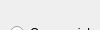
          <widget class="QWidget" name="page_1">
           <property name="geometry">
            <rect>
             <x>0</x>
             <y>0</y>
             <width>100</width>
             <height>30</height>
            </rect>
           </property>
           <attribute name="label">
            <string>单表替代</string>
           </attribute>
           <widget class="QWidget" name="layoutWidget">
            <property name="geometry">
             <rect>
              <x>10</x>
              <y>0</y>
              <width>174</width>
              <height>221</height>
             </rect>
            </property>
            <layout class="QVBoxLayout" name="verticalLayout_3">
             <item>
              <widget class="QRadioButton" name="radioButton_1">
               <property name="text">
                <string>Caesar cipher</string>
               </property>
               <property name="checked">
                <bool>true</bool>
               </property>
              </widget>
             </item>
             <item>
              <widget class="QRadioButton" name="radioButton_2">
               <property name="text">
                <string>Keyword cipher</string>
               </property>
              </widget>
             </item>
             <item>
              <widget class="QRadioButton" name="radioButton_3">
               <property name="text">
                <string>Affine cipher</string>
               </property>
              </widget>
             </item>
             <item>
              <widget class="QRadioButton" name="radioButton_4">
               <property name="font">
                <font>
                 <family>微软雅黑</family>
                 <pointsize>10</pointsize>
                 <weight>50</weight>
                 <italic>false</italic>
                 <bold>false</bold>
                </font>
               </property>
               <property name="text">
                <string>Multiliteral cipher</string>
               </property>
              </widget>
             </item>
            </layout>
           </widget>
          </widget>
